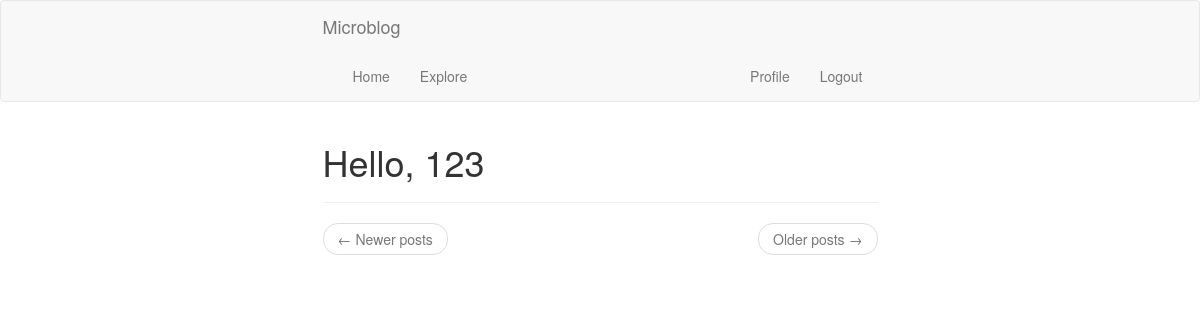
The app's page /explore (signed in), older data.
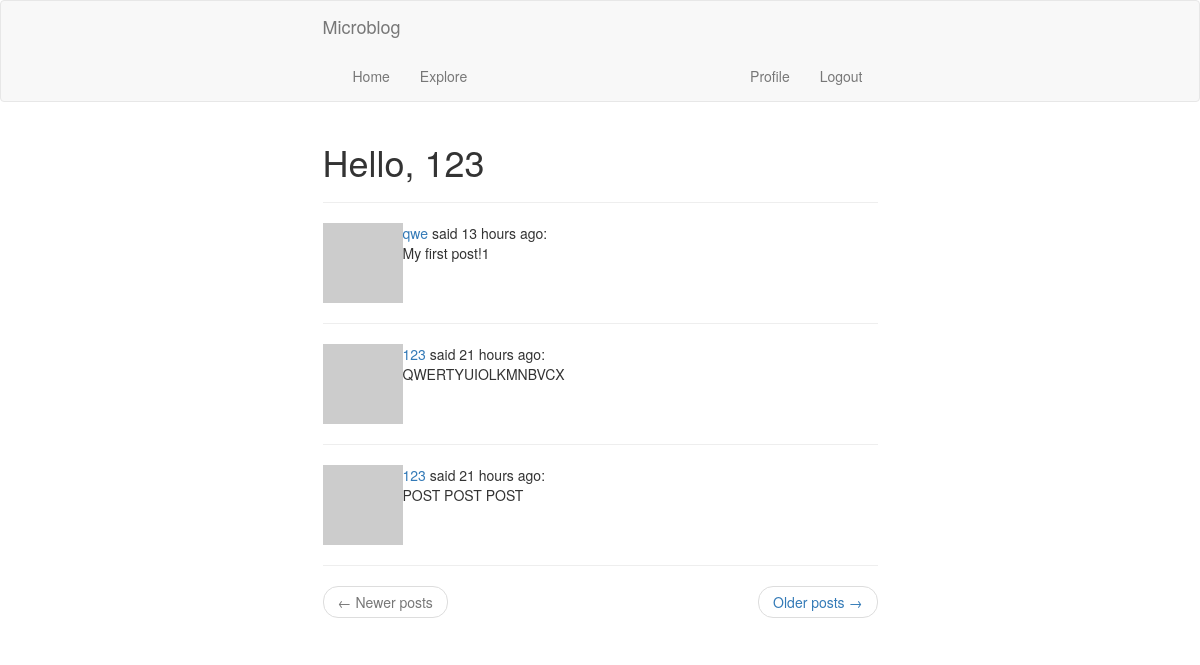
The same page, newer data.
### app/models.py (models this page shows, shortened)
class Post(db.Model):
    id = db.Column(db.Integer, primary_key=True)
    body = db.Column(db.String(140))
    timestamp = db.Column(db.DateTime, index=True, default=datetime.utcnow)
    user_id = db.Column(db.Integer, db.ForeignKey('user.id'))

class User(db.Model, UserMixin):
    id: int = db.Column(db.Integer, primary_key=True)
    username: str = db.Column(db.String(64), index=True, unique=True)
    email: str = db.Column(db.String(120), index=True, unique=True)
    password_hash: str = db.Column(db.String(128))
    about_me: str = db.Column(db.String(140))
    last_seen: str = db.Column(db.DateTime, default=datetime.utcnow)
    posts = db.relationship('Post', backref='author', lazy='dynamic')
    followed = db.relationship('User', secondary=followers,
                               primaryjoin=(followers.c.follower_id == id),
                               secondaryjoin=(followers.c.followed_id == id),
                               backref=db.backref('followers', lazy='dynamic'), lazy='dynamic')
    def avatar(self, size):
        digest = md5(self.email.lower().encode('utf-8')).hexdigest()
        return 'https://www.gravatar.com/avatar/{}?d=identicon&s={}'.format(digest, size)

### app/routes.py (the view)
@app.route('/explore')
@login_required
def explore():
    page = request.args.get('page', 1, type=int)
    posts = Post.query.order_by(Post.timestamp.desc()).paginate(page, app.config['POSTS_PER_PAGE'], False)
    next_url = url_for('explore', page=posts.next_num) if posts.has_next else None
    prev_url = url_for('explore', page=posts.prev_num) if posts.has_prev else None
    return render_template('index.html', title='Explore', posts=posts.items,
                           next_url=next_url, prev_url=prev_url)

### app/models.py (called while the page is built)
@login.user_loader
def load_user(id):
    return User.query.get(int(id))

### app/routes.py (called while the page is built)
@app.before_request
def before_request():
    if current_user.is_authenticated:
        current_user.last_seen = datetime.utcnow()
        db.session.commit()

### app/templates/index.html (shortened to what this page needs)
{% extends "base.html" %}
{% import 'bootstrap/wtf.html' as wtf %}
{% block app_content %}
    <h1>Hello, {{ current_user.username }}</h1>
    <hr>
    {% for post in posts %}
        {% include '_post.html' %}
    {% endfor %}
    <nav aria-label="...">
        <ul class="pager">
            <li class="previous{% if not prev_url %} disabled{% endif %}">
                <a href="{{ prev_url or '#' }}">
                    <span aria-hidden="true">&larr;</span> Newer posts
                </a>
            </li>
            <li class="next{% if not next_url %} disabled{% endif %}">
                <a href="{{ next_url or '#' }}">
                    Older posts <span aria-hidden="true">&rarr;</span>
                </a>
            </li>
        </ul>
    </nav>
{% endblock %}

### app/templates/_post.html
<table>
    <tr valign="top">
        <td width="70px">
            <a href="{{ url_for('user', username=post.author.username) }}">
                <img src="{{ post.author.avatar(70) }}">
            </a>
        </td>
        <td>
            <a href="{{ url_for('user', username=post.author.username) }}">
                {{ post.author.username }}
            </a>
            said {{ moment(post.timestamp).fromNow() }}:
            <br>
            {{ post.body }}
        </td>
    </tr>
</table>
<hr>

Row changes from the older to the newer data that the page shows:
added Post: author.username "qwe", timestamp "13 hours ago", body "My first post!1"
added Post: author.username "123", timestamp "21 hours ago", body "QWERTYUIOLKMNBVCX"
added Post: author.username "123", timestamp "21 hours ago", body "POST POST POST"
